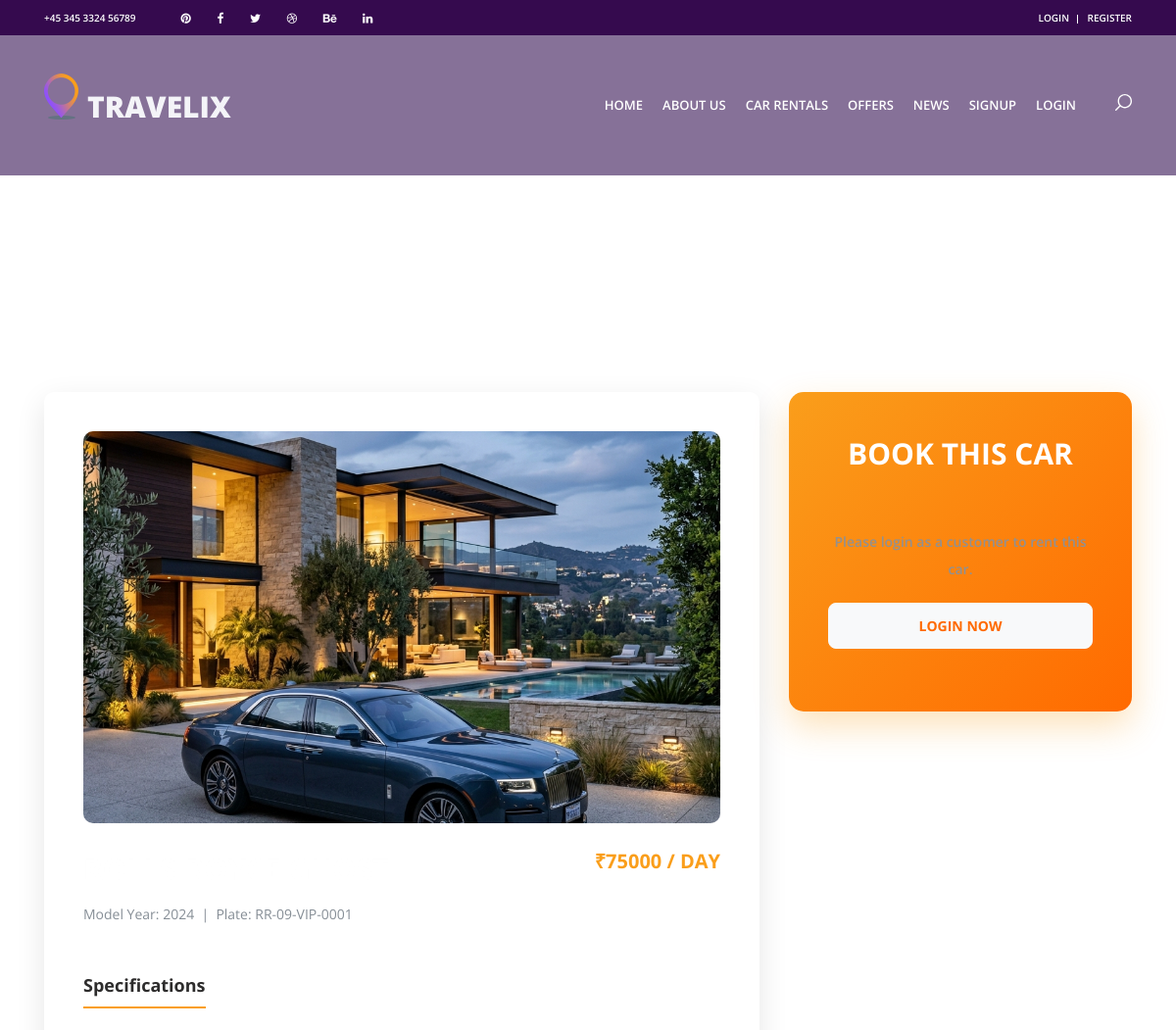
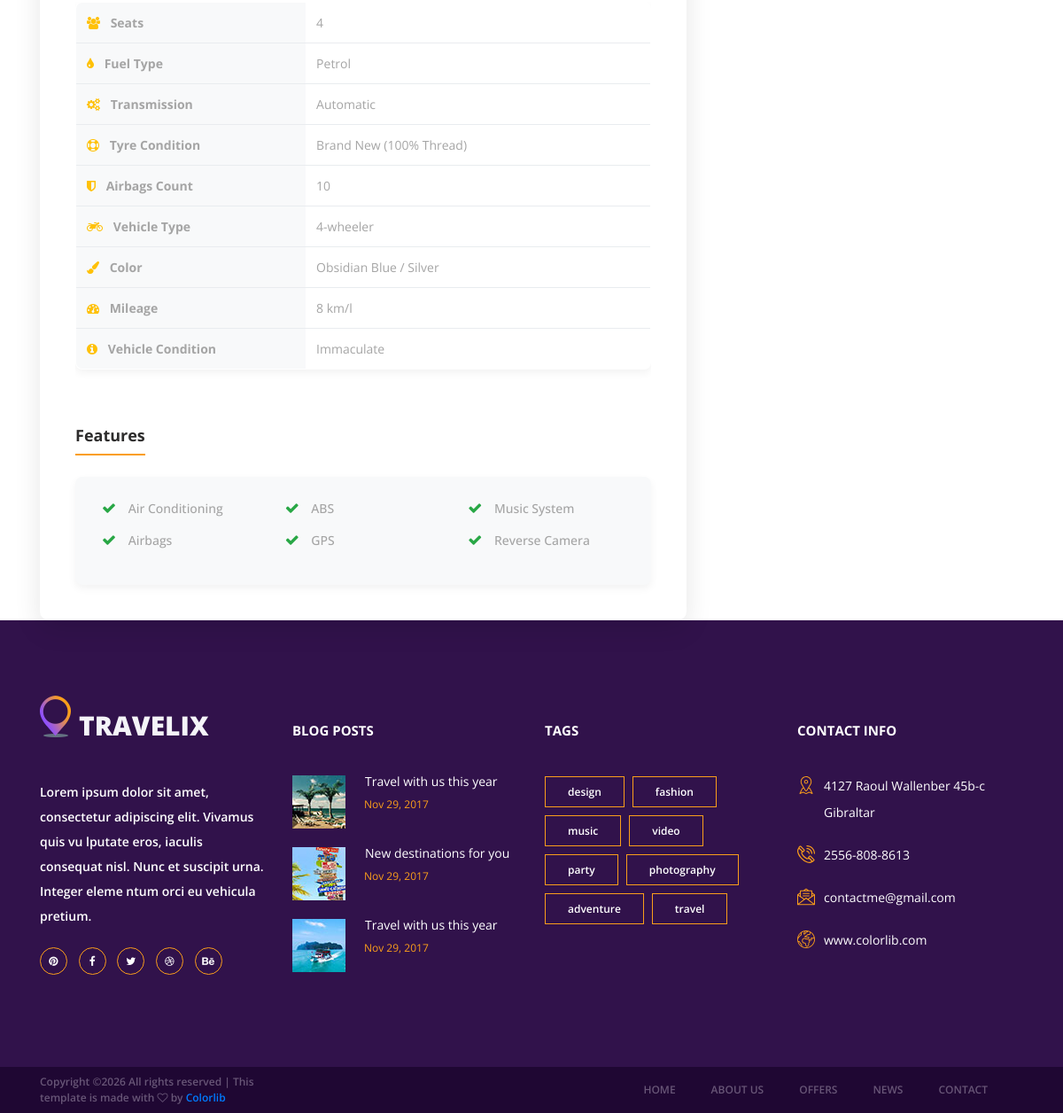
/car-details/2/, run on the app's committed database (2 pictures, top to bottom).
### myapp/models.py (models this page shows, shortened)
class Car(models.Model):
    agency = models.ForeignKey(User, on_delete=models.CASCADE, limit_choices_to={'usertype': 'agency'})
    car_name = models.CharField(max_length=100)
    brand = models.CharField(max_length=100)
    model_year = models.IntegerField()
    plate_number = models.CharField(max_length=20, unique=True)
    price_per_hour = models.IntegerField()
    price_per_day = models.IntegerField()
    SEAT_CHOICES = [(4, '4'), (5, '5'), (7, '7'), (9, '9')]
    seats = models.IntegerField(choices=SEAT_CHOICES)
    FUEL_CHOICES = [
        ('Petrol', 'Petrol'),
        ('Diesel', 'Diesel'),
        ('CNG', 'CNG'),
        ('Electric', 'Electric'),
        ('Hybrid', 'Hybrid'),
    ]
    fuel_type = models.CharField(max_length=20, choices=FUEL_CHOICES)
    TRANS_CHOICES = [('Manual', 'Manual'), ('Automatic', 'Automatic')]
    transmission = models.CharField(max_length=20, choices=TRANS_CHOICES)
    has_ac = models.BooleanField(default=False)
    has_airbags = models.BooleanField(default=False)
    has_abs = models.BooleanField(default=False)
    has_gps = models.BooleanField(default=False)
    has_music_system = models.BooleanField(default=False)
    has_reverse_camera = models.BooleanField(default=False)
    airbags_count = models.IntegerField(default=0)
    tyre_condition = models.CharField(max_length=50)
    color = models.CharField(max_length=50, null=True, blank=True)
    vehicle_type = models.CharField(
        max_length=20,
        choices=[('2-wheeler', '2-wheeler'), ('4-wheeler', '4-wheeler')],
        default='4-wheeler'
    )
    mileage = models.IntegerField(null=True, blank=True)
    condition = models.CharField(max_length=100, null=True, blank=True)
    car_image = models.ImageField(upload_to='cars/', null=True, blank=True)

### myapp/views.py (the view)
# urls.py: path('car-details/<int:pk>/', views.car_details, name='car_details'),
def car_details(request, pk):
    try:
        car = Car.objects.get(pk=pk)
    except Car.DoesNotExist:
        return redirect('car_rentals')
    is_in_wishlist = False
    email = request.session.get('email')
    if email:
        try:
            user = User.objects.get(email=email)
            is_in_wishlist = Wishlist.objects.filter(user=user, car=car).exists()
        except User.DoesNotExist:
            pass
    return render(request, 'car_details.html', {'car': car, 'is_in_wishlist': is_in_wishlist})

### myapp/context_processors.py (called while the page is built, shortened)
def user_context(request):
    user = None
    return {'app_user': user}

### myapp/templates/car_details.html (shortened to what this page needs)
{% extends "header.html" %}
{% load static %}
{% block content %}
<div class="home" style="height: 400px;">
    <div class="home_content">
        <div class="home_title">{{ car.car_name }}</div>
    </div>
</div>
<div class="contact_form_section">
    <div class="container">
        <div class="row">
            <div class="col-lg-8">
                <div class="contact_form_container" style="background: white; padding: 40px; border-radius: 10px; box-shadow: 0px 10px 30px rgba(0,0,0,0.1);">
                    <div class="row">
                        <div class="col-12 mb-4">
                            {% if car.car_image %}
                                <img src="{{ car.car_image.url }}" alt="{{ car.car_name }}" style="width: 100%; height: auto; border-radius: 10px; max-height: 400px; object-fit: cover;">
                            {% else %}
                                <img src="{% static 'images/offer_1.jpg' %}" alt="Placeholder" style="width: 100%; border-radius: 10px;">
                            {% endif %}
                        </div>
                    </div>
                    <div class="contact_title">{{ car.brand }} {{ car.car_name }} <span style="font-size: 20px; color: #fa9e1b; float: right;">₹{{ car.price_per_day }} / Day</span></div>
                    <div style="display: flex; justify-content: space-between; align-items: center; margin-top: 10px; flex-wrap: wrap; gap: 10px;">
                        <p class="text-muted" style="margin-bottom: 0;">Model Year: {{ car.model_year }} &nbsp;|&nbsp; Plate: {{ car.plate_number }}</p>
                    </div>
                    <h4 class="mt-5 mb-4" style="color: #2d2c2c; font-weight: 700; border-bottom: 2px solid #fa9e1b; padding-bottom: 10px; display: inline-block;">Specifications</h4>
                    <div class="table-responsive">
                        <table class="table table-hover" style="border: 1px solid #eee; border-radius: 8px; overflow: hidden; box-shadow: 0 4px 10px rgba(0,0,0,0.05);">
                            <tbody>
                                <tr><th style="background-color: #f8f9fa; width: 40%;"><i class="fa fa-users text-warning mr-2"></i> Seats</th><td>{{ car.seats }}</td></tr>
                                <tr><th style="background-color: #f8f9fa;"><i class="fa fa-tint text-warning mr-2"></i> Fuel Type</th><td>{{ car.fuel_type }}</td></tr>
                                <tr><th style="background-color: #f8f9fa;"><i class="fa fa-cogs text-warning mr-2"></i> Transmission</th><td>{{ car.transmission }}</td></tr>
                                <tr><th style="background-color: #f8f9fa;"><i class="fa fa-life-ring text-warning mr-2"></i> Tyre Condition</th><td>{{ car.tyre_condition }}</td></tr>
                                <tr><th style="background-color: #f8f9fa;"><i class="fa fa-shield text-warning mr-2"></i> Airbags Count</th><td>{{ car.airbags_count }}</td></tr>
                                {% if car.vehicle_type %}
                                <tr><th style="background-color: #f8f9fa;"><i class="fa fa-motorcycle text-warning mr-2"></i> Vehicle Type</th><td>{{ car.vehicle_type }}</td></tr>
                                {% endif %}
                                {% if car.color %}
                                <tr><th style="background-color: #f8f9fa;"><i class="fa fa-paint-brush text-warning mr-2"></i> Color</th><td>{{ car.color }}</td></tr>
                                {% endif %}
                                {% if car.mileage %}
                                <tr><th style="background-color: #f8f9fa;"><i class="fa fa-tachometer text-warning mr-2"></i> Mileage</th><td>{{ car.mileage }} km/l</td></tr>
                                {% endif %}
                                {% if car.condition %}
                                <tr><th style="background-color: #f8f9fa;"><i class="fa fa-info-circle text-warning mr-2"></i> Vehicle Condition</th><td>{{ car.condition }}</td></tr>
                                {% endif %}
                            </tbody>
                        </table>
                    </div>
                    <h4 class="mt-5 mb-4" style="color: #2d2c2c; font-weight: 700; border-bottom: 2px solid #fa9e1b; padding-bottom: 10px; display: inline-block;">Features</h4>
                    <div class="row" style="background: #f8f9fa; padding: 25px 15px; border-radius: 8px; margin: 0; box-shadow: 0 4px 10px rgba(0,0,0,0.05);">
                        <div class="col-md-4">
                            <ul style="list-style: none; padding-left: 0;">
                                <li style="margin-bottom: 15px; font-weight: 500;"><i class="fa {% if car.has_ac %}fa-check text-success{% else %}fa-times text-danger{% endif %}" style="margin-right: 10px; font-size: 16px;"></i> Air Conditioning</li>
                                <li style="margin-bottom: 15px; font-weight: 500;"><i class="fa {% if car.has_airbags %}fa-check text-success{% else %}fa-times text-danger{% endif %}" style="margin-right: 10px; font-size: 16px;"></i> Airbags</li>
                            </ul>
                        </div>
                        <div class="col-md-4">
                            <ul style="list-style: none; padding-left: 0;">
                                <li style="margin-bottom: 15px; font-weight: 500;"><i class="fa {% if car.has_abs %}fa-check text-success{% else %}fa-times text-danger{% endif %}" style="margin-right: 10px; font-size: 16px;"></i> ABS</li>
                                <li style="margin-bottom: 15px; font-weight: 500;"><i class="fa {% if car.has_gps %}fa-check text-success{% else %}fa-times text-danger{% endif %}" style="margin-right: 10px; font-size: 16px;"></i> GPS</li>
                            </ul>
                        </div>
                        <div class="col-md-4">
                            <ul style="list-style: none; padding-left: 0;">
                                <li style="margin-bottom: 15px; font-weight: 500;"><i class="fa {% if car.has_music_system %}fa-check text-success{% else %}fa-times text-danger{% endif %}" style="margin-right: 10px; font-size: 16px;"></i> Music System</li>
                                <li style="margin-bottom: 15px; font-weight: 500;"><i class="fa {% if car.has_reverse_camera %}fa-check text-success{% else %}fa-times text-danger{% endif %}" style="margin-right: 10px; font-size: 16px;"></i> Reverse Camera</li>
                            </ul>
                        </div>
                    </div>
                </div>
            </div>
            <div class="col-lg-4">
                <div class="contact_info" style="background: linear-gradient(135deg, #fa9e1b 0%, #ff6a00 100%); padding: 40px; border-radius: 15px; box-shadow: 0px 15px 35px rgba(250, 158, 27, 0.3); color: white;">
                    <div class="contact_title text-center" style="color: white; font-weight: 700; margin-bottom: 30px;">Book This Car</div>
                    {% if request.session.email %}
                        {% if app_user and app_user.usertype == 'customer' %}
                        <form action="{% url 'add_to_cart' car.pk %}" method="POST" class="contact_form text-center">
                            {% csrf_token %}
                            <input type="text" class="contact_form_name input_field mb-3" placeholder="Full Name" value="{{ app_user.name }}" style="width: 100%; height: 50px; border: none; border-radius: 8px; padding: 0 20px; box-shadow: 0 4px 10px rgba(0,0,0,0.1);" required readonly>
                            <input type="email" class="contact_form_name input_field mb-3" placeholder="Email" value="{{ app_user.email }}" style="width: 100%; height: 50px; border: none; border-radius: 8px; padding: 0 20px; box-shadow: 0 4px 10px rgba(0,0,0,0.1);" required readonly>
                            <input type="tel" class="contact_form_name input_field mb-3" placeholder="Mobile Number" value="{{ app_user.mobile }}" style="width: 100%; height: 50px; border: none; border-radius: 8px; padding: 0 20px; box-shadow: 0 4px 10px rgba(0,0,0,0.1);" required readonly>
                            <div class="mt-3 text-left" style="font-weight: 600; margin-bottom: 5px;"><label>Pickup Date:</label></div>
                            <input type="date" name="pickup_date" id="pickup_date" class="contact_form_name input_field mb-3" style="width: 100%; height: 50px; border: none; border-radius: 8px; padding: 0 20px; box-shadow: 0 4px 10px rgba(0,0,0,0.1);" required>
                            <div class="mt-3 text-left" style="font-weight: 600; margin-bottom: 5px;"><label>Return Date:</label></div>
                            <input type="date" name="return_date" id="return_date" class="contact_form_name input_field" style="width: 100%; height: 50px; border: none; border-radius: 8px; padding: 0 20px; box-shadow: 0 4px 10px rgba(0,0,0,0.1);" required>
                            <button class="form_submit_button button trans_200 mt-4" style="width: 100%; background: #2d2c2c; color: white; border: none; border-radius: 8px; font-weight: 700; height: 50px; box-shadow: 0 4px 10px rgba(0,0,0,0.2);">Add to Cart</button>
                        </form>
                        <script>
                            // Set min date for pickup and return to today
                            const today = new Date().toISOString().split('T')[0];
                            document.getElementById('pickup_date').min = today;
                            document.getElementById('pickup_date').addEventListener('change', function() {
                                document.getElementById('return_date').min = this.value;
                            });
                        </script>
                        {% else %}
                        <div class="text-center py-4">
                            <p style="font-weight: 600; margin-bottom: 0;">Agencies cannot rent cars.</p>
                        </div>
                        {% endif %}
                    {% else %}
                        <div class="text-center py-4">
                            <p style="font-weight: 600; margin-bottom: 20px;">Please login as a customer to rent this car.</p>
                            <a href="{% url 'login' %}" class="btn btn-light btn-block" style="color: #ff6a00; font-weight: 700; border-radius: 8px; padding: 12px; font-size: 14px; text-transform: uppercase;">Login Now</a>
                        </div>
                    {% endif %}
                </div>
            </div>
        </div>
    </div>
</div>
{% endblock %}

### myapp/static/styles/main_styles.css (style rules this page uses)
* { margin: 0; padding: 0; -webkit-font-smoothing: antialiased; -webkit-text-shadow: rgba(0,0,0,.01) 0 0 1px; text-shadow: rgba(0,0,0,.01) 0 0 1px; }
body { font-family: 'Open Sans', sans-serif; font-size: 14px; font-weight: 400; background: #FFFFFF; color: #a5a5a5; }
div { display: block; position: relative; -webkit-box-sizing: border-box; -moz-box-sizing: border-box; box-sizing: border-box; }
ul { list-style: none; margin-bottom: 0px; }
p { font-family: 'Open Sans', sans-serif; font-size: 14px; line-height: 2; font-weight: 400; color: #929191; -webkit-font-smoothing: antialiased; -webkit-text-shadow: rgba(0,0,0,.01) 0 0 1px; text-shadow: rgba(0,0,0,.01) 0 0 1px; }
a, a:hover, a:visited, a:active, a:link { text-decoration: none; -webkit-font-smoothing: antialiased; -webkit-text-shadow: rgba(0,0,0,.01) 0 0 1px; text-shadow: rgba(0,0,0,.01) 0 0 1px; }
h4 { font-size: 18px; }
h1, h2, h3, h4, h5, h6 { font-family: 'Open Sans', sans-serif; -webkit-font-smoothing: antialiased; -webkit-text-shadow: rgba(0,0,0,.01) 0 0 1px; text-shadow: rgba(0,0,0,.01) 0 0 1px; }
.home { width: 100%; height: 100vh; }
.contact_title { font-size: 30px; font-weight: 700; color: #FFFFFF; text-transform: uppercase; }
.contact_form_container { padding-top: 74px; padding-left: 48px; padding-right: 48px; padding-bottom: 88px; background: linear-gradient(to top right, #fa9e1b, #8d4fff); }

### data on the page
Car: car_image (picture), price_per_day "75000", model_year "2024", plate_number "RR-09-VIP-0001", seats "4", fuel_type "Petrol", transmission "Automatic", tyre_condition "Brand New (100% Thread)", airbags_count "10", vehicle_type "4-wheeler", color "Obsidian Blue / Silver", mileage "8", condition "Immaculate"
